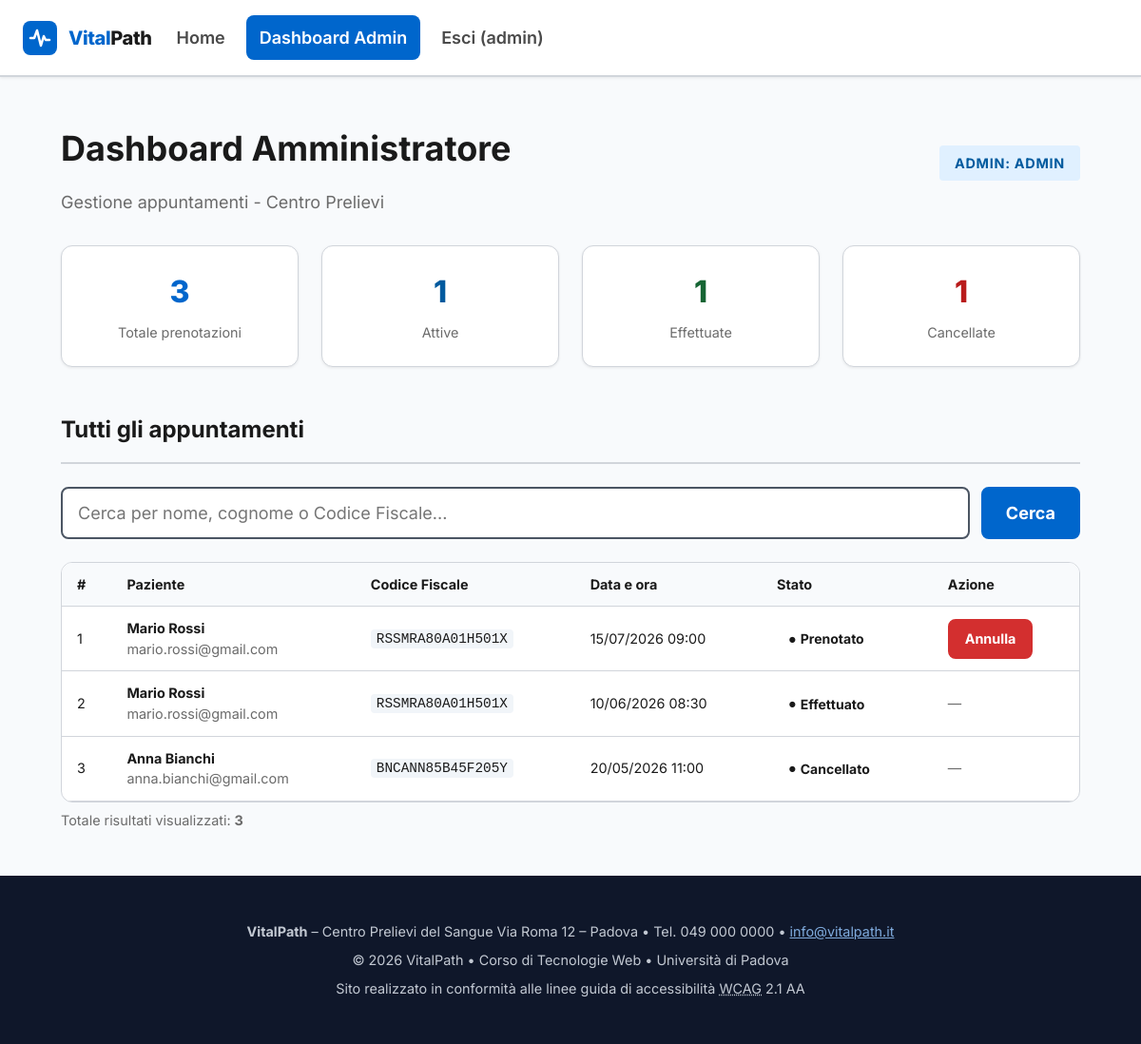
Before: /admin_dashboard.php (signed in) with the older database file.
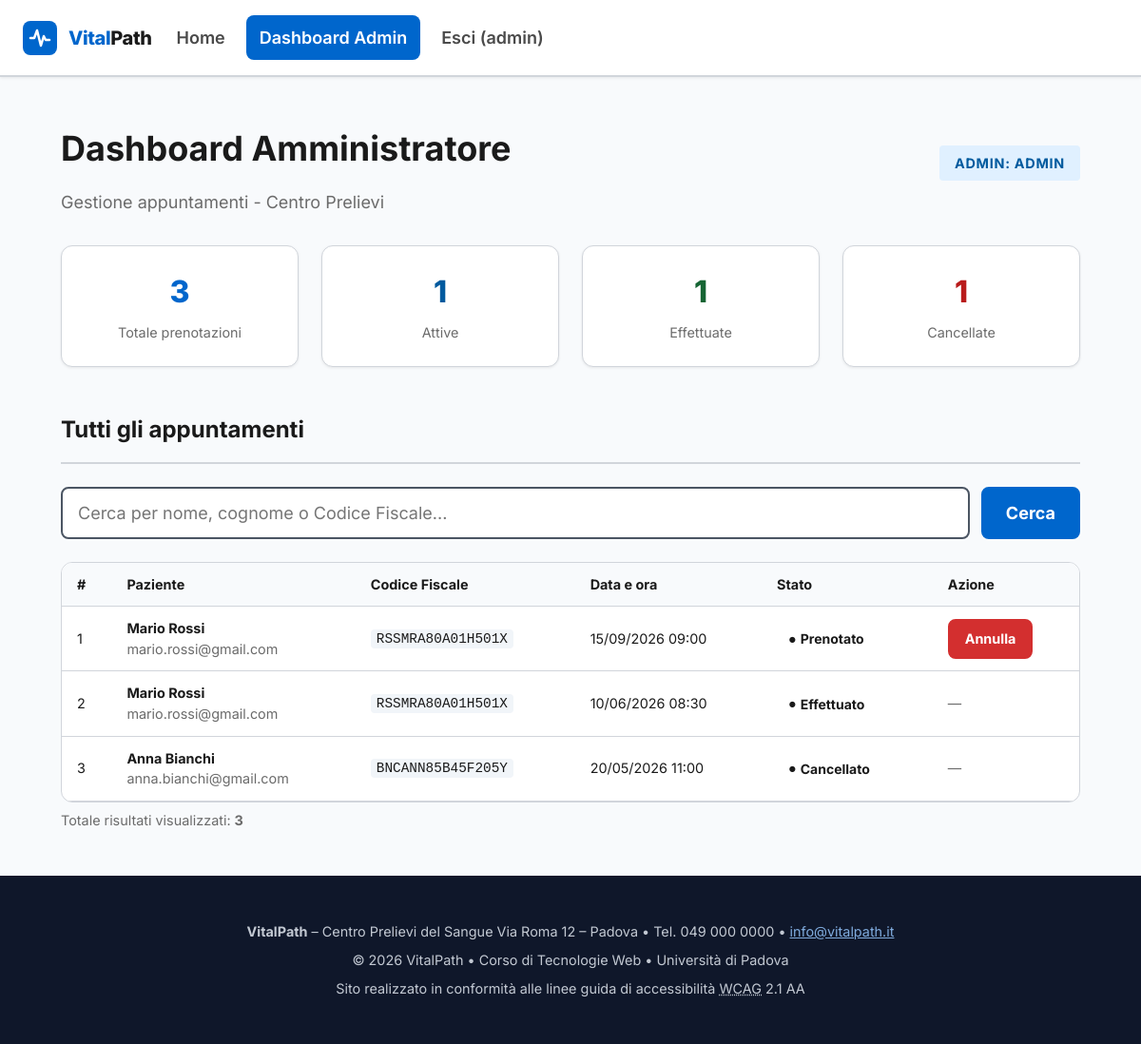
After: the same page with the newer database file.
### tables this page shows
CREATE TABLE IF NOT EXISTS prenotazione (
    id          INT          NOT NULL AUTO_INCREMENT,
    persona_id  VARCHAR(16)  NOT NULL,
    data_ora    DATETIME     NOT NULL,
    stato       ENUM('prenotato','effettuato','cancellato')
                             NOT NULL DEFAULT 'prenotato',
    creato_il   DATETIME     NOT NULL DEFAULT CURRENT_TIMESTAMP,
    PRIMARY KEY (id),
    FOREIGN KEY (persona_id) REFERENCES persona(cf)
        ON DELETE CASCADE
        ON UPDATE CASCADE
);

CREATE TABLE IF NOT EXISTS persona (
    cf          VARCHAR(16)  NOT NULL,
    nome        VARCHAR(50)  NOT NULL,
    cognome     VARCHAR(50)  NOT NULL,
    telefono    CHAR(10)  DEFAULT NULL,
    email       VARCHAR(50) NOT NULL UNIQUE,
    password    VARCHAR(20) NOT NULL,
    creato_il   DATETIME     NOT NULL DEFAULT CURRENT_TIMESTAMP,
    PRIMARY KEY (cf)
);

### src/admin_dashboard.php (the view, shortened to what this page needs)
<?php
require_once __DIR__ . '/db.php';
$nome_admin = $_SESSION['nome'] ?? 'Admin';
$filtro      = trim($_GET['q'] ?? '');
$filtro_safe = htmlspecialchars($filtro, ENT_QUOTES, 'UTF-8');
$stats = $pdo->query(
    "SELECT
        COUNT(*) AS totale,
        SUM(stato IN ('prenotato')) AS attive,
        SUM(stato = 'effettuato')   AS effettuate,
        SUM(stato = 'cancellato')   AS cancellate
     FROM prenotazione"
)->fetch();
if ($filtro !== '') {
    $like = '%' . $filtro . '%';
    $stmt = $pdo->prepare(
        "SELECT p.id, p.data_ora, p.stato, p.creato_il,
                pe.cf, pe.nome, pe.cognome, pe.email, pe.telefono
         FROM prenotazione p
         JOIN persona pe ON pe.cf = p.persona_id
         WHERE pe.nome    LIKE ?
            OR pe.cognome LIKE ?
            OR pe.cf      LIKE ?
         ORDER BY p.data_ora DESC"
    );
    $stmt->execute([$like, $like, $like]);
} else {
    $stmt = $pdo->query(
        "SELECT p.id, p.data_ora, p.stato, p.creato_il,
                pe.cf, pe.nome, pe.cognome, pe.email, pe.telefono
         FROM prenotazione p
         JOIN persona pe ON pe.cf = p.persona_id
         ORDER BY p.data_ora DESC"
    );
}
$prenotazioni = $stmt->fetchAll();
function fmt_data_admin(string $data_ora): string {
    $dt = new DateTime($data_ora);
    return $dt->format('d/m/Y') . ' ' . $dt->format('H:i');
}
function etichetta_stato(string $stato): string {
    return match($stato) {
        'prenotato'  => 'Prenotato',
        'effettuato' => 'Effettuato',
        'cancellato' => 'Cancellato',
        default      => ucfirst($stato),
    };
}
function statoClasse($stato) {
    $classi = [
        'prenotato' => 'status-pending',
        'cancellato' => 'status-cancelled',
        'expired' => 'status-expired'
    ];
    return $classi[$stato] ?? 'status-pending';
}
?>
<!DOCTYPE html>
<html lang="it">
<head>
    <link rel="stylesheet" href="style.css">
</head>
<body>
<header id="intestazione">
    <div class="header-container">
        <?php include 'logo.php'; ?>
        <nav id="nav-principale" aria-label="Navigazione principale">
            <ul>
                <li><a href="index.php"><span lang="en">Home</span></a></li>
                <li><span class="nav-current" aria-current="page"><span lang="en">Dashboard Admin</span></span></li>
                <li><a href="logout.php">Esci (<?= htmlspecialchars($nome_admin, ENT_QUOTES, 'UTF-8') ?>)</a></li>
            </ul>
        </nav>
    </div>
</header>
<main id="main-content" tabindex="-1">
    <div class="flex items-center justify-between flex-wrap gap-16 mb-32">
        <div>
            <h1 class="hero__title">Dashboard Amministratore</h1>
            <p class="text-muted mt-8">Gestione appuntamenti - Centro Prelievi</p>
        </div>
        <span class="badge badge--info" style="font-size:var(--font-size-sm);padding:var(--space-8) var(--space-16);">
            <span lang="en">Admin</span>: <?= htmlspecialchars($nome_admin, ENT_QUOTES, 'UTF-8') ?>
        </span>
    </div>
    <section aria-labelledby="stats-title">
        <div class="grid grid--4 mb-32">
            <div class="card text-center">
                <div style="font-size:2rem;font-weight:800;color:var(--color-primary);">
                    <?= (int)$stats['totale'] ?>
                </div>
                <div class="text-sm text-muted mt-8">Totale prenotazioni</div>
            </div>
            <div class="card text-center">
                <div style="font-size:2rem;font-weight:800;color:var(--status-booked-text);">
                    <?= (int)$stats['attive'] ?>
                </div>
                <div class="text-sm text-muted mt-8">Attive</div>
            </div>
            <div class="card text-center">
                <div style="font-size:2rem;font-weight:800;color:var(--status-confirmed-text);">
                    <?= (int)$stats['effettuate'] ?>
                </div>
                <div class="text-sm text-muted mt-8">Effettuate</div>
            </div>
            <div class="card text-center">
                <div style="font-size:2rem;font-weight:800;color:var(--status-cancelled-text);">
                    <?= (int)$stats['cancellate'] ?>
                </div>
                <div class="text-sm text-muted mt-8">Cancellate</div>
            </div>
        </div>
    </section>
    <section aria-labelledby="ricerca-title">
        <h2 id="ricerca-title" class="section-title">Tutti gli appuntamenti</h2>
        <form method="GET" action="admin_dashboard.php"
              role="search" aria-label="Cerca appuntamento"
              class="search-bar">
            <input
                type="search"
                id="q"
                name="q"
                class="form-input"
                value="<?= $filtro_safe ?>"
                placeholder="Cerca per nome, cognome o Codice Fiscale..."
                aria-label="Cerca appuntamento per nome, cognome o Codice Fiscale"
                autocomplete="off"
            >
            <button type="submit" class="btn btn--primary">Cerca</button>
        </form>
        <?php if (empty($prenotazioni)): ?>
        <div class="empty-state card">
            <span class="empty-state__icon" aria-hidden="true">🔍</span>
            <p class="empty-state__title">Nessun risultato trovato</p>
            <p class="empty-state__text">
                <?php if ($filtro !== ''): ?>
                    Nessun appuntamento corrisponde a "<?= $filtro_safe ?>".
                    <a href="admin_dashboard.php">Azzera il filtro</a>
                <?php else: ?>
                    Non ci sono ancora prenotazioni nel sistema.
                <?php endif; ?>
            </p>
        </div>
        <?php else: ?>
        <div class="table-wrapper">
            <table class="table" id="tabella-prenotazioni" aria-describedby="tabella-desc">
                <thead>
                    <tr>
                        <th scope="col">#</th>
                        <th scope="col">Paziente</th>
                        <th scope="col">Codice Fiscale</th>
                        <th scope="col">Data e ora</th>
                        <th scope="col">Stato</th>
                        <th scope="col">Azione</th>
                    </tr>
                </thead>
                <tbody>
                    <?php foreach ($prenotazioni as $p):
                        $attiva = in_array($p['stato'], ['prenotato'], true);
                    ?>
                    <tr data-id="<?= (int)$p['id'] ?>"
                        data-stato="<?= htmlspecialchars($p['stato'], ENT_QUOTES, 'UTF-8') ?>">
                        <td data-label="ID"><?= (int)$p['id'] ?></td>
                        <td data-label="Paziente">
                            <div style="font-weight:700;">
                                <?= htmlspecialchars($p['nome'] . ' ' . $p['cognome'], ENT_QUOTES, 'UTF-8') ?>
                            </div>
                            <?php if ($p['email']): ?>
                            <div class="text-sm text-muted">
                                <?= htmlspecialchars($p['email'], ENT_QUOTES, 'UTF-8') ?>
                            </div>
                            <?php endif; ?>
                        </td>
                        <td data-label="Codice Fiscale">
                            <code style="font-size:var(--font-size-sm);background:#f1f5f9;
                                         padding:2px 6px;border-radius:4px;">
                                <?= htmlspecialchars($p['cf'], ENT_QUOTES, 'UTF-8') ?>
                            </code>
                        </td>
                        <td data-label="Data e ora" style="white-space:nowrap;">
                            <?= htmlspecialchars(fmt_data_admin($p['data_ora']), ENT_QUOTES, 'UTF-8') ?>
                        </td>
                        <td data-label="Stato">
                            <span class="status-badge <?= statoClasse($p['stato']) ?>">
                                <?= etichetta_stato($p['stato']) ?>
                            </span>
                            </td>
                        <td data-label="Azioni">
                            <?php if ($attiva): ?>
                            <form method="POST" action="admin_dashboard.php"
                                  class="form-annulla"
                                  data-nome="<?= htmlspecialchars($p['nome'] . ' ' . $p['cognome'], ENT_QUOTES, 'UTF-8') ?>">
                                <button type="submit" class="btn btn--danger btn--sm"
                                        aria-label="Annulla appuntamento di <?= htmlspecialchars($p['nome'] . ' ' . $p['cognome'], ENT_QUOTES, 'UTF-8') ?> del <?= htmlspecialchars(fmt_data_admin($p['data_ora']), ENT_QUOTES, 'UTF-8') ?>">
                                    Annulla
                                </button>
                            </form>
                            <?php else: ?>
                                <span class="text-muted text-sm">—</span>
                            <?php endif; ?>
                        </td>
                    </tr>
                    <?php endforeach; ?>
                </tbody>
            </table>
        </div>
        <p class="text-sm text-muted mt-8">
            Totale risultati visualizzati: <strong><?= count($prenotazioni) ?></strong>
        </p>
        <?php endif; ?>
    </section>
</main>
    <footer class="site-footer">
        <div class="footer-container">
            <p>
                <strong>VitalPath</strong> – Centro Prelievi del Sangue
                Via Roma 12 – Padova &bull; Tel. 049 000 0000 &bull;
                <a href="mailto:info@vitalpath.it"
                   style="color: #93c5fd;">info@vitalpath.it</a>
            </p>
            <p>
                &copy; 2026 VitalPath &bull; Corso di Tecnologie Web &bull;
                Università di Padova
            </p>
            <p>
                Sito realizzato in conformità alle linee guida di accessibilità
                <abbr title="Web Content Accessibility Guidelines">WCAG</abbr> 2.1 AA
            </p>
        </div>
    </footer>
</body>
</html>

### src/logo.php
<?php
$logo_class = $logo_class ?? '';
?>
<a href="index.php" class="logo-area <?= $logo_class ?>" aria-label="Home - VitalPath">
                <svg width="36" height="36" viewBox="0 0 36 36" fill="none"
                     xmlns="http://www.w3.org/2000/svg" aria-hidden="true" focusable="false">
                    <rect width="36" height="36" rx="8" fill="#0066cc"/>
                    <path d="M8 18h4l3-8 4 16 3-10 2 4h4"
                          stroke="white" stroke-width="2.5"
                          stroke-linecap="round" stroke-linejoin="round"/>
                </svg>
                <span class="logo-text">Vital<span>Path</span></span>
            </a>

Changed rows visible on the page:
changed prenotazione "Prenotato": data_ora "15/07/2026 09:00" → "15/09/2026 09:00"
